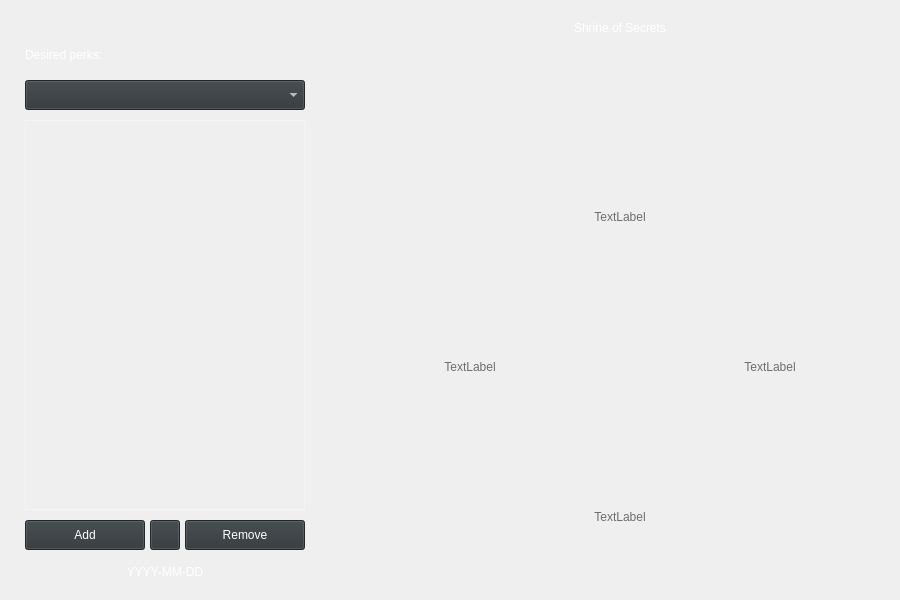
<?xml version="1.0" encoding="UTF-8"?>
<ui version="4.0">
 <class>MainWindow</class>
 <widget class="QMainWindow" name="MainWindow">
  <property name="geometry">
   <rect>
    <x>0</x>
    <y>0</y>
    <width>900</width>
    <height>600</height>
   </rect>
  </property>
  <property name="sizePolicy">
   <sizepolicy hsizetype="Fixed" vsizetype="Fixed">
    <horstretch>0</horstretch>
    <verstretch>0</verstretch>
   </sizepolicy>
  </property>
  <property name="minimumSize">
   <size>
    <width>900</width>
    <height>600</height>
   </size>
  </property>
  <property name="maximumSize">
   <size>
    <width>900</width>
    <height>600</height>
   </size>
  </property>
  <property name="windowTitle">
   <string>Shrine Checker</string>
  </property>
  <property name="styleSheet">
   <string notr="true">font: 12pt &quot;Sylfaen&quot;;
color: rgb(255, 255, 255);

</string>
  </property>
  <widget class="QWidget" name="centralwidget">
   <property name="styleSheet">
    <string notr="true">
QPushButton {
	background-color:#2F3538;
}

QPushButton:hover {
	background-color:#404040;
}

QComboBox {
	background-color:#2F3538;
	selection-background-color:#2F3538;
}

QComboBox QAbstractItemView {
    background-color:#2F3538;
	selection-background-color: #404040;
	outline: 0;
}

QScrollBar:vertical {    
	background:#404040;
}

QPushButton#settings_btn{
	qproperty-iconSize: 30px;
}

QLabel#perk1_lbl {
	font: 14pt &quot;Sylfaen&quot;;
	color: #6e6d6d;
	background-color: rgba(0, 0, 0, 0);
}
QLabel#perk2_lbl {
	font: 14pt &quot;Sylfaen&quot;;
	color: #6e6d6d;
	background-color: rgba(0, 0, 0, 0);
}
QLabel#perk3_lbl {
	font: 14pt &quot;Sylfaen&quot;;
	color: #6e6d6d;
	background-color: rgba(0, 0, 0, 0);
}
QLabel#perk4_lbl {
	font: 14pt &quot;Sylfaen&quot;;
	color: #6e6d6d;
	background-color: rgba(0, 0, 0, 0);
}

QListWidget{
	color: white;
	background-color: rgba(0, 0, 0, 0);
	border: 1px solid rgba(255, 255, 255, 0.3);
	outline: 0;
}

QListWidget::item:hover {
	color: white;
    background-color: rgba(47, 53, 56, 0.3);
}

QListWidget::item:selected {
	color: white;
	background-color: rgba(64, 64, 64, 0.3);
}
</string>
   </property>
   <widget class="QComboBox" name="perks_combo">
    <property name="geometry">
     <rect>
      <x>25</x>
      <y>80</y>
      <width>280</width>
      <height>30</height>
     </rect>
    </property>
    <property name="styleSheet">
     <string notr="true"/>
    </property>
   </widget>
   <widget class="QListWidget" name="perks_list">
    <property name="geometry">
     <rect>
      <x>25</x>
      <y>120</y>
      <width>280</width>
      <height>390</height>
     </rect>
    </property>
    <property name="styleSheet">
     <string notr="true"/>
    </property>
   </widget>
   <widget class="QLabel" name="lbl1">
    <property name="geometry">
     <rect>
      <x>25</x>
      <y>40</y>
      <width>250</width>
      <height>30</height>
     </rect>
    </property>
    <property name="styleSheet">
     <string notr="true">font: 14pt &quot;Sylfaen&quot;;
background-color: rgba(0, 0, 0, 0);</string>
    </property>
    <property name="text">
     <string>Desired perks:</string>
    </property>
    <property name="alignment">
     <set>Qt::AlignLeading|Qt::AlignLeft|Qt::AlignVCenter</set>
    </property>
   </widget>
   <widget class="QPushButton" name="add_btn">
    <property name="geometry">
     <rect>
      <x>25</x>
      <y>520</y>
      <width>120</width>
      <height>30</height>
     </rect>
    </property>
    <property name="styleSheet">
     <string notr="true"/>
    </property>
    <property name="text">
     <string>Add</string>
    </property>
   </widget>
   <widget class="QPushButton" name="remove_btn">
    <property name="geometry">
     <rect>
      <x>185</x>
      <y>520</y>
      <width>120</width>
      <height>30</height>
     </rect>
    </property>
    <property name="text">
     <string>Remove</string>
    </property>
   </widget>
   <widget class="QLabel" name="img1">
    <property name="geometry">
     <rect>
      <x>570</x>
      <y>100</y>
      <width>100</width>
      <height>100</height>
     </rect>
    </property>
    <property name="sizePolicy">
     <sizepolicy hsizetype="Fixed" vsizetype="Fixed">
      <horstretch>0</horstretch>
      <verstretch>0</verstretch>
     </sizepolicy>
    </property>
    <property name="minimumSize">
     <size>
      <width>100</width>
      <height>100</height>
     </size>
    </property>
    <property name="maximumSize">
     <size>
      <width>100</width>
      <height>100</height>
     </size>
    </property>
    <property name="cursor">
     <cursorShape>ArrowCursor</cursorShape>
    </property>
    <property name="toolTip">
     <string/>
    </property>
    <property name="whatsThis">
     <string/>
    </property>
    <property name="styleSheet">
     <string notr="true"/>
    </property>
    <property name="text">
     <string/>
    </property>
    <property name="alignment">
     <set>Qt::AlignCenter</set>
    </property>
   </widget>
   <widget class="QLabel" name="img2">
    <property name="geometry">
     <rect>
      <x>420</x>
      <y>250</y>
      <width>100</width>
      <height>100</height>
     </rect>
    </property>
    <property name="sizePolicy">
     <sizepolicy hsizetype="Fixed" vsizetype="Fixed">
      <horstretch>0</horstretch>
      <verstretch>0</verstretch>
     </sizepolicy>
    </property>
    <property name="minimumSize">
     <size>
      <width>100</width>
      <height>100</height>
     </size>
    </property>
    <property name="maximumSize">
     <size>
      <width>100</width>
      <height>100</height>
     </size>
    </property>
    <property name="cursor">
     <cursorShape>ArrowCursor</cursorShape>
    </property>
    <property name="styleSheet">
     <string notr="true"/>
    </property>
    <property name="text">
     <string/>
    </property>
    <property name="alignment">
     <set>Qt::AlignCenter</set>
    </property>
   </widget>
   <widget class="QLabel" name="img3">
    <property name="geometry">
     <rect>
      <x>720</x>
      <y>250</y>
      <width>100</width>
      <height>100</height>
     </rect>
    </property>
    <property name="sizePolicy">
     <sizepolicy hsizetype="Fixed" vsizetype="Fixed">
      <horstretch>0</horstretch>
      <verstretch>0</verstretch>
     </sizepolicy>
    </property>
    <property name="minimumSize">
     <size>
      <width>100</width>
      <height>100</height>
     </size>
    </property>
    <property name="maximumSize">
     <size>
      <width>100</width>
      <height>100</height>
     </size>
    </property>
    <property name="cursor">
     <cursorShape>ArrowCursor</cursorShape>
    </property>
    <property name="styleSheet">
     <string notr="true"/>
    </property>
    <property name="text">
     <string/>
    </property>
    <property name="alignment">
     <set>Qt::AlignCenter</set>
    </property>
   </widget>
   <widget class="QLabel" name="img4">
    <property name="geometry">
     <rect>
      <x>570</x>
      <y>400</y>
      <width>100</width>
      <height>100</height>
     </rect>
    </property>
    <property name="sizePolicy">
     <sizepolicy hsizetype="Fixed" vsizetype="Fixed">
      <horstretch>0</horstretch>
      <verstretch>0</verstretch>
     </sizepolicy>
    </property>
    <property name="minimumSize">
     <size>
      <width>100</width>
      <height>100</height>
     </size>
    </property>
    <property name="maximumSize">
     <size>
      <width>100</width>
      <height>100</height>
     </size>
    </property>
    <property name="cursor">
     <cursorShape>ArrowCursor</cursorShape>
    </property>
    <property name="styleSheet">
     <string notr="true"/>
    </property>
    <property name="text">
     <string/>
    </property>
    <property name="alignment">
     <set>Qt::AlignCenter</set>
    </property>
   </widget>
   <widget class="QLabel" name="perk1_lbl">
    <property name="geometry">
     <rect>
      <x>520</x>
      <y>210</y>
      <width>200</width>
      <height>30</height>
     </rect>
    </property>
    <property name="sizePolicy">
     <sizepolicy hsizetype="Preferred" vsizetype="Fixed">
      <horstretch>0</horstretch>
      <verstretch>0</verstretch>
     </sizepolicy>
    </property>
    <property name="styleSheet">
     <string notr="true"/>
    </property>
    <property name="text">
     <string>TextLabel</string>
    </property>
    <property name="alignment">
     <set>Qt::AlignHCenter|Qt::AlignTop</set>
    </property>
   </widget>
   <widget class="QLabel" name="perk2_lbl">
    <property name="geometry">
     <rect>
      <x>370</x>
      <y>360</y>
      <width>200</width>
      <height>30</height>
     </rect>
    </property>
    <property name="sizePolicy">
     <sizepolicy hsizetype="Preferred" vsizetype="Fixed">
      <horstretch>0</horstretch>
      <verstretch>0</verstretch>
     </sizepolicy>
    </property>
    <property name="styleSheet">
     <string notr="true"/>
    </property>
    <property name="text">
     <string>TextLabel</string>
    </property>
    <property name="alignment">
     <set>Qt::AlignHCenter|Qt::AlignTop</set>
    </property>
   </widget>
   <widget class="QLabel" name="perk3_lbl">
    <property name="geometry">
     <rect>
      <x>670</x>
      <y>360</y>
      <width>200</width>
      <height>30</height>
     </rect>
    </property>
    <property name="sizePolicy">
     <sizepolicy hsizetype="Preferred" vsizetype="Fixed">
      <horstretch>0</horstretch>
      <verstretch>0</verstretch>
     </sizepolicy>
    </property>
    <property name="styleSheet">
     <string notr="true"/>
    </property>
    <property name="text">
     <string>TextLabel</string>
    </property>
    <property name="alignment">
     <set>Qt::AlignHCenter|Qt::AlignTop</set>
    </property>
   </widget>
   <widget class="QLabel" name="perk4_lbl">
    <property name="geometry">
     <rect>
      <x>520</x>
      <y>510</y>
      <width>200</width>
      <height>30</height>
     </rect>
    </property>
    <property name="sizePolicy">
     <sizepolicy hsizetype="Preferred" vsizetype="Fixed">
      <horstretch>0</horstretch>
      <verstretch>0</verstretch>
     </sizepolicy>
    </property>
    <property name="styleSheet">
     <string notr="true"/>
    </property>
    <property name="text">
     <string>TextLabel</string>
    </property>
    <property name="alignment">
     <set>Qt::AlignHCenter|Qt::AlignTop</set>
    </property>
   </widget>
   <widget class="QLabel" name="lbl1_2">
    <property name="geometry">
     <rect>
      <x>470</x>
      <y>10</y>
      <width>300</width>
      <height>35</height>
     </rect>
    </property>
    <property name="styleSheet">
     <string notr="true">font: 24pt &quot;Sylfaen&quot;;
background-color: rgba(0, 0, 0, 0);</string>
    </property>
    <property name="text">
     <string>Shrine of Secrets</string>
    </property>
    <property name="alignment">
     <set>Qt::AlignCenter</set>
    </property>
   </widget>
   <widget class="QLabel" name="date_lbl">
    <property name="geometry">
     <rect>
      <x>25</x>
      <y>565</y>
      <width>280</width>
      <height>30</height>
     </rect>
    </property>
    <property name="sizePolicy">
     <sizepolicy hsizetype="Preferred" vsizetype="Fixed">
      <horstretch>0</horstretch>
      <verstretch>0</verstretch>
     </sizepolicy>
    </property>
    <property name="styleSheet">
     <string notr="true">background-color: rgba(0, 0, 0, 0);</string>
    </property>
    <property name="text">
     <string>YYYY-MM-DD</string>
    </property>
    <property name="alignment">
     <set>Qt::AlignHCenter|Qt::AlignTop</set>
    </property>
   </widget>
   <widget class="QLabel" name="bg">
    <property name="geometry">
     <rect>
      <x>0</x>
      <y>0</y>
      <width>900</width>
      <height>600</height>
     </rect>
    </property>
    <property name="styleSheet">
     <string notr="true"/>
    </property>
    <property name="text">
     <string/>
    </property>
    <property name="pixmap">
     <pixmap>../rsc/bg.png</pixmap>
    </property>
    <property name="scaledContents">
     <bool>true</bool>
    </property>
   </widget>
   <widget class="QPushButton" name="settings_btn">
    <property name="geometry">
     <rect>
      <x>150</x>
      <y>520</y>
      <width>30</width>
      <height>30</height>
     </rect>
    </property>
    <property name="styleSheet">
     <string notr="true"/>
    </property>
    <property name="text">
     <string/>
    </property>
   </widget>
   <widget class="QLabel" name="frame1">
    <property name="geometry">
     <rect>
      <x>545</x>
      <y>75</y>
      <width>150</width>
      <height>150</height>
     </rect>
    </property>
    <property name="sizePolicy">
     <sizepolicy hsizetype="Fixed" vsizetype="Fixed">
      <horstretch>0</horstretch>
      <verstretch>0</verstretch>
     </sizepolicy>
    </property>
    <property name="minimumSize">
     <size>
      <width>150</width>
      <height>150</height>
     </size>
    </property>
    <property name="maximumSize">
     <size>
      <width>150</width>
      <height>150</height>
     </size>
    </property>
    <property name="cursor">
     <cursorShape>ArrowCursor</cursorShape>
    </property>
    <property name="toolTip">
     <string/>
    </property>
    <property name="whatsThis">
     <string/>
    </property>
    <property name="styleSheet">
     <string notr="true"/>
    </property>
    <property name="text">
     <string/>
    </property>
    <property name="alignment">
     <set>Qt::AlignCenter</set>
    </property>
   </widget>
   <widget class="QLabel" name="frame2">
    <property name="geometry">
     <rect>
      <x>395</x>
      <y>225</y>
      <width>150</width>
      <height>150</height>
     </rect>
    </property>
    <property name="sizePolicy">
     <sizepolicy hsizetype="Fixed" vsizetype="Fixed">
      <horstretch>0</horstretch>
      <verstretch>0</verstretch>
     </sizepolicy>
    </property>
    <property name="minimumSize">
     <size>
      <width>150</width>
      <height>150</height>
     </size>
    </property>
    <property name="maximumSize">
     <size>
      <width>150</width>
      <height>150</height>
     </size>
    </property>
    <property name="cursor">
     <cursorShape>ArrowCursor</cursorShape>
    </property>
    <property name="toolTip">
     <string/>
    </property>
    <property name="whatsThis">
     <string/>
    </property>
    <property name="styleSheet">
     <string notr="true"/>
    </property>
    <property name="text">
     <string/>
    </property>
    <property name="alignment">
     <set>Qt::AlignCenter</set>
    </property>
   </widget>
   <widget class="QLabel" name="frame3">
    <property name="geometry">
     <rect>
      <x>695</x>
      <y>225</y>
      <width>150</width>
      <height>150</height>
     </rect>
    </property>
    <property name="sizePolicy">
     <sizepolicy hsizetype="Fixed" vsizetype="Fixed">
      <horstretch>0</horstretch>
      <verstretch>0</verstretch>
     </sizepolicy>
    </property>
    <property name="minimumSize">
     <size>
      <width>150</width>
      <height>150</height>
     </size>
    </property>
    <property name="maximumSize">
     <size>
      <width>150</width>
      <height>150</height>
     </size>
    </property>
    <property name="cursor">
     <cursorShape>ArrowCursor</cursorShape>
    </property>
    <property name="toolTip">
     <string/>
    </property>
    <property name="whatsThis">
     <string/>
    </property>
    <property name="styleSheet">
     <string notr="true"/>
    </property>
    <property name="text">
     <string/>
    </property>
    <property name="alignment">
     <set>Qt::AlignCenter</set>
    </property>
   </widget>
   <widget class="QLabel" name="frame4">
    <property name="geometry">
     <rect>
      <x>545</x>
      <y>375</y>
      <width>150</width>
      <height>150</height>
     </rect>
    </property>
    <property name="sizePolicy">
     <sizepolicy hsizetype="Fixed" vsizetype="Fixed">
      <horstretch>0</horstretch>
      <verstretch>0</verstretch>
     </sizepolicy>
    </property>
    <property name="minimumSize">
     <size>
      <width>150</width>
      <height>150</height>
     </size>
    </property>
    <property name="maximumSize">
     <size>
      <width>150</width>
      <height>150</height>
     </size>
    </property>
    <property name="cursor">
     <cursorShape>ArrowCursor</cursorShape>
    </property>
    <property name="toolTip">
     <string/>
    </property>
    <property name="whatsThis">
     <string/>
    </property>
    <property name="styleSheet">
     <string notr="true"/>
    </property>
    <property name="text">
     <string/>
    </property>
    <property name="alignment">
     <set>Qt::AlignCenter</set>
    </property>
   </widget>
   <zorder>bg</zorder>
   <zorder>perks_combo</zorder>
   <zorder>perks_list</zorder>
   <zorder>lbl1</zorder>
   <zorder>add_btn</zorder>
   <zorder>remove_btn</zorder>
   <zorder>img1</zorder>
   <zorder>img2</zorder>
   <zorder>img3</zorder>
   <zorder>img4</zorder>
   <zorder>perk1_lbl</zorder>
   <zorder>perk2_lbl</zorder>
   <zorder>perk3_lbl</zorder>
   <zorder>perk4_lbl</zorder>
   <zorder>lbl1_2</zorder>
   <zorder>date_lbl</zorder>
   <zorder>settings_btn</zorder>
   <zorder>frame1</zorder>
   <zorder>frame2</zorder>
   <zorder>frame3</zorder>
   <zorder>frame4</zorder>
  </widget>
 </widget>
 <tabstops>
  <tabstop>perks_combo</tabstop>
  <tabstop>perks_list</tabstop>
  <tabstop>add_btn</tabstop>
  <tabstop>remove_btn</tabstop>
 </tabstops>
 <resources/>
 <connections/>
</ui>
